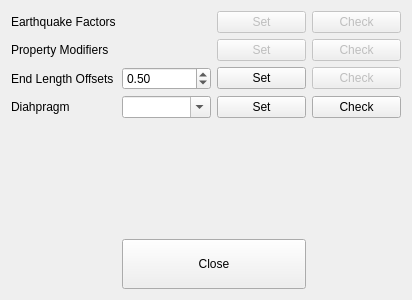
<?xml version="1.0" encoding="UTF-8"?>
<ui version="4.0">
 <class>Dialog</class>
 <widget class="QDialog" name="Dialog">
  <property name="geometry">
   <rect>
    <x>0</x>
    <y>0</y>
    <width>412</width>
    <height>300</height>
   </rect>
  </property>
  <property name="windowTitle">
   <string>Assigns</string>
  </property>
  <property name="windowIcon">
   <iconset>
    <normaloff>:/assigns/images/assigns.svg</normaloff>:/assigns/images/assigns.svg</iconset>
  </property>
  <layout class="QGridLayout" name="gridLayout">
   <item row="0" column="2">
    <widget class="QPushButton" name="set_earthquake_pushbutton">
     <property name="enabled">
      <bool>false</bool>
     </property>
     <property name="text">
      <string>Set</string>
     </property>
     <property name="icon">
      <iconset>
       <normaloff>:/civiltools/images/cancel.svg</normaloff>:/civiltools/images/cancel.svg</iconset>
     </property>
     <property name="iconSize">
      <size>
       <width>30</width>
       <height>20</height>
      </size>
     </property>
    </widget>
   </item>
   <item row="0" column="0">
    <widget class="QLabel" name="label">
     <property name="text">
      <string>Earthquake Factors</string>
     </property>
    </widget>
   </item>
   <item row="1" column="2">
    <widget class="QPushButton" name="set_property_modifiers_pushbutton">
     <property name="enabled">
      <bool>false</bool>
     </property>
     <property name="text">
      <string>Set</string>
     </property>
     <property name="icon">
      <iconset>
       <normaloff>:/civiltools/images/cancel.svg</normaloff>:/civiltools/images/cancel.svg</iconset>
     </property>
     <property name="iconSize">
      <size>
       <width>30</width>
       <height>20</height>
      </size>
     </property>
    </widget>
   </item>
   <item row="1" column="0">
    <widget class="QLabel" name="label_2">
     <property name="text">
      <string>Property Modifiers</string>
     </property>
    </widget>
   </item>
   <item row="1" column="3">
    <widget class="QPushButton" name="check_property_modifiers_pushbutton">
     <property name="enabled">
      <bool>false</bool>
     </property>
     <property name="text">
      <string>Check</string>
     </property>
     <property name="icon">
      <iconset>
       <normaloff>:/civiltools/images/cancel.svg</normaloff>:/civiltools/images/cancel.svg</iconset>
     </property>
     <property name="iconSize">
      <size>
       <width>30</width>
       <height>20</height>
      </size>
     </property>
    </widget>
   </item>
   <item row="5" column="1">
    <spacer name="verticalSpacer">
     <property name="orientation">
      <enum>Qt::Vertical</enum>
     </property>
     <property name="sizeHint" stdset="0">
      <size>
       <width>20</width>
       <height>167</height>
      </size>
     </property>
    </spacer>
   </item>
   <item row="2" column="0">
    <widget class="QLabel" name="label_3">
     <property name="text">
      <string>End Length Offsets</string>
     </property>
    </widget>
   </item>
   <item row="2" column="1">
    <widget class="QDoubleSpinBox" name="end_length_offset_spinbox">
     <property name="maximum">
      <double>1.000000000000000</double>
     </property>
     <property name="singleStep">
      <double>0.100000000000000</double>
     </property>
     <property name="value">
      <double>0.500000000000000</double>
     </property>
    </widget>
   </item>
   <item row="2" column="2">
    <widget class="QPushButton" name="set_end_length_offset_pushbutton">
     <property name="text">
      <string>Set</string>
     </property>
     <property name="icon">
      <iconset>
       <normaloff>:/civiltools/images/cancel.svg</normaloff>:/civiltools/images/cancel.svg</iconset>
     </property>
     <property name="iconSize">
      <size>
       <width>30</width>
       <height>20</height>
      </size>
     </property>
    </widget>
   </item>
   <item row="2" column="3">
    <widget class="QPushButton" name="check_end_length_offset_pushbutton">
     <property name="enabled">
      <bool>false</bool>
     </property>
     <property name="text">
      <string>Check</string>
     </property>
     <property name="icon">
      <iconset>
       <normaloff>:/civiltools/images/cancel.svg</normaloff>:/civiltools/images/cancel.svg</iconset>
     </property>
     <property name="iconSize">
      <size>
       <width>30</width>
       <height>20</height>
      </size>
     </property>
    </widget>
   </item>
   <item row="0" column="3">
    <widget class="QPushButton" name="check_earthquake_pushbutton">
     <property name="enabled">
      <bool>false</bool>
     </property>
     <property name="text">
      <string>Check</string>
     </property>
     <property name="icon">
      <iconset>
       <normaloff>:/civiltools/images/cancel.svg</normaloff>:/civiltools/images/cancel.svg</iconset>
     </property>
     <property name="iconSize">
      <size>
       <width>30</width>
       <height>20</height>
      </size>
     </property>
    </widget>
   </item>
   <item row="4" column="3">
    <widget class="QPushButton" name="check_diaphragm_pushbutton">
     <property name="text">
      <string>Check</string>
     </property>
     <property name="icon">
      <iconset>
       <normaloff>:/civiltools/images/cancel.svg</normaloff>:/civiltools/images/cancel.svg</iconset>
     </property>
     <property name="iconSize">
      <size>
       <width>30</width>
       <height>20</height>
      </size>
     </property>
    </widget>
   </item>
   <item row="4" column="0">
    <widget class="QLabel" name="label_4">
     <property name="text">
      <string>Diahpragm</string>
     </property>
    </widget>
   </item>
   <item row="4" column="2">
    <widget class="QPushButton" name="set_diaphragm_pushbutton">
     <property name="enabled">
      <bool>true</bool>
     </property>
     <property name="text">
      <string>Set</string>
     </property>
     <property name="icon">
      <iconset>
       <normaloff>:/civiltools/images/cancel.svg</normaloff>:/civiltools/images/cancel.svg</iconset>
     </property>
     <property name="iconSize">
      <size>
       <width>30</width>
       <height>20</height>
      </size>
     </property>
    </widget>
   </item>
   <item row="4" column="1">
    <widget class="QComboBox" name="diaphragm_combobox">
     <property name="editable">
      <bool>true</bool>
     </property>
    </widget>
   </item>
   <item row="6" column="1" colspan="2">
    <widget class="QPushButton" name="close_button">
     <property name="enabled">
      <bool>true</bool>
     </property>
     <property name="minimumSize">
      <size>
       <width>0</width>
       <height>50</height>
      </size>
     </property>
     <property name="text">
      <string>Close</string>
     </property>
     <property name="icon">
      <iconset>
       <normaloff>:/civiltools/images/tick.svg</normaloff>:/civiltools/images/tick.svg</iconset>
     </property>
     <property name="iconSize">
      <size>
       <width>30</width>
       <height>30</height>
      </size>
     </property>
    </widget>
   </item>
  </layout>
 </widget>
 <connections/>
</ui>
